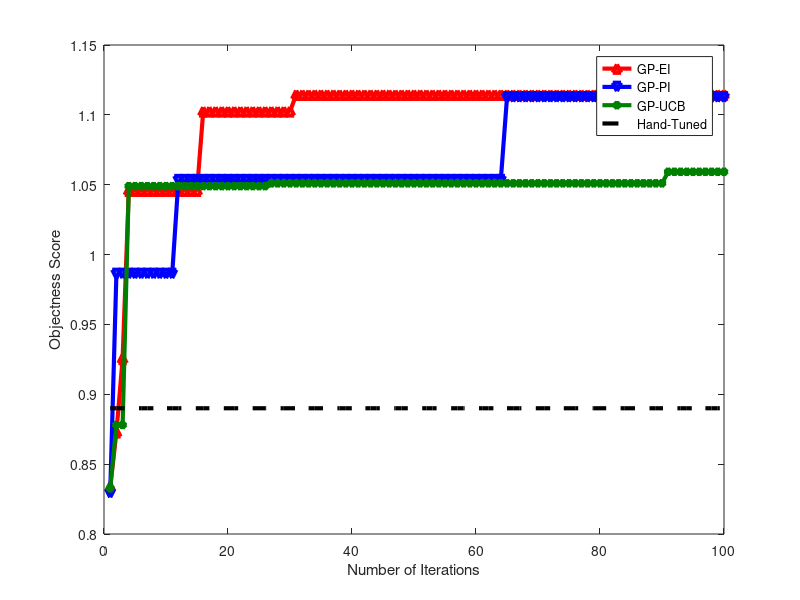

The MATLAB script that drew this image: (Note: this script raises an error after producing the figure.)
clear all
close all
clc


EI = load('EI_objecntess_MS_theta.mat');
PI = load('PI_objectness_MS_theta.mat');
UCB = load('UCB_objectness_MS_theta.mat');


figure
h = gca;
plot(EI.EI_max_targets,'-^r','LineWidth',3);
hold on
plot(PI.PI_max_targets,'-vb','LineWidth',3);
plot(UCB.UCB_max_targets,'-*r','LineWidth',3,'Color',[0,128,0]/255);
plot(0.89*ones(100,1),'--k','LineWidth',3);
xlabel('Number of Iterations')
ylabel('Objectness Score')
legend('GP-EI','GP-PI','GP-UCB','Hand-Tuned')
h.XLim = [1,100];
h.XTick = [1,10:10:100];
h.YTick = [0.8:0.05:1.15];
h.XGrid = 'on'; h.XMinorGrid = 'on';
h.YGrid = 'on'; h.YMinorGrid = 'on';
h.FontWeight = 'bold';
h.FontSize = 16;
